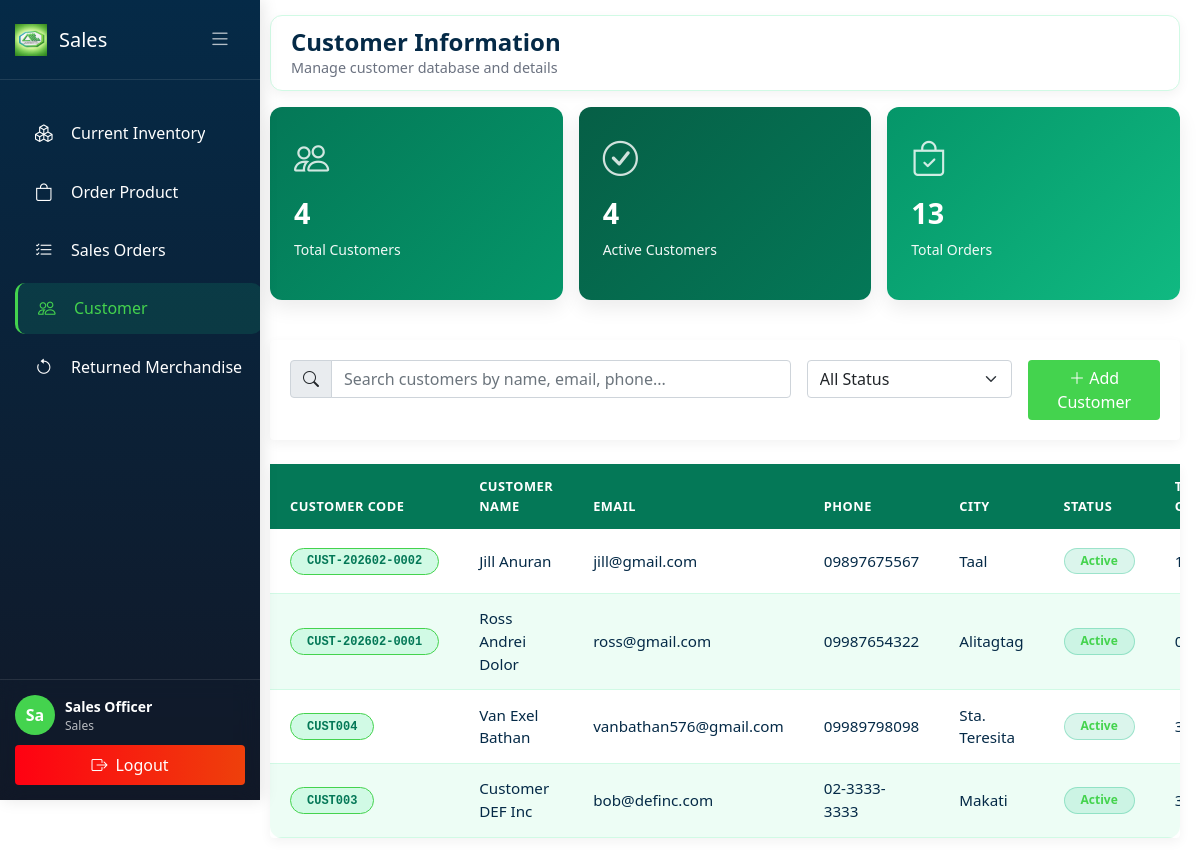
/Sales/customer.php (signed in), run on the app's committed database.
### tables this page shows
CREATE TABLE `customers` (
  `customer_id` int(11) NOT NULL,
  `customer_name` varchar(100) NOT NULL,
  `customer_code` varchar(50) NOT NULL,
  `contact_person` varchar(100) DEFAULT NULL,
  `email` varchar(100) DEFAULT NULL,
  `phone_number` varchar(20) DEFAULT NULL,
  `address` varchar(255) DEFAULT NULL,
  `city` varchar(50) DEFAULT NULL,
  `longitude` decimal(10,6) DEFAULT NULL,
  `latitude` decimal(10,8) DEFAULT NULL,
  `credit_limit` decimal(12,2) DEFAULT 0.00,
  `credit_used` decimal(12,2) DEFAULT 0.00,
  `status` enum('active','inactive','suspended') DEFAULT 'active',
  `created_at` timestamp NOT NULL DEFAULT current_timestamp(),
  `updated_at` timestamp NOT NULL DEFAULT current_timestamp() ON UPDATE current_timestamp(),
  `branch_id` int(11) DEFAULT NULL,
  `full_address` text DEFAULT NULL,
  `delivery_instructions` text DEFAULT NULL
);

### Sales/customer.php (the view, shortened to what this page needs)
<?php
require_once '../config/database.php';
require_once '../config/session_handler.php';
$user_name = isset($_SESSION['first_name']) ? $_SESSION['first_name'] . ' ' . $_SESSION['last_name'] : 'Sales User';
$user_role = isset($_SESSION['role']) ? $_SESSION['role'] : 'sales';
$branch_id = $_SESSION['branch_id'] ?? 0;
$view_all_branches = $_SESSION['view_all_branches'] ?? false;
$branch_column_exists = false;
$check_column = $conn->query("SHOW COLUMNS FROM customers LIKE 'branch_id'");
if ($check_column && $check_column->num_rows > 0) {
    $branch_column_exists = true;
}
$customers = [];
if ($branch_column_exists) {
    if ($view_all_branches) {
        $query = "SELECT c.*, COUNT(so.so_id) as total_orders
                  FROM customers c
                  LEFT JOIN sales_orders so ON c.customer_id = so.customer_id
                  WHERE c.status = 'active'
                  GROUP BY c.customer_id
                  ORDER BY c.created_at DESC";
    } else {
        $query = "SELECT c.*, COUNT(so.so_id) as total_orders
                  FROM customers c
                  LEFT JOIN sales_orders so ON c.customer_id = so.customer_id
                  WHERE c.status = 'active' AND c.branch_id = $branch_id
                  GROUP BY c.customer_id
                  ORDER BY c.created_at DESC";
    }
}
$result = $conn->query($query);
if ($result) {
    $customers = $result->fetch_all(MYSQLI_ASSOC);
}
$total_customers = 0;
$active_customers = 0;
$total_orders = 0;
if ($branch_column_exists) {
    if ($view_all_branches) {
        $stats_query = "SELECT
                        COUNT(*) as total,
                        SUM(CASE WHEN status = 'active' THEN 1 ELSE 0 END) as active
                        FROM customers";
    } else {
        $stats_query = "SELECT
                        COUNT(*) as total,
                        SUM(CASE WHEN status = 'active' THEN 1 ELSE 0 END) as active
                        FROM customers
                        WHERE branch_id = $branch_id";
    }
} else {
    $stats_query = "SELECT
                    COUNT(*) as total,
                    SUM(CASE WHEN status = 'active' THEN 1 ELSE 0 END) as active
                    FROM customers";
}
$stats_result = $conn->query($stats_query);
if ($stats_result) {
    $stats = $stats_result->fetch_assoc();
    $total_customers = $stats['total'] ?? 0;
    $active_customers = $stats['active'] ?? 0;
}
$orders_query = "SELECT COUNT(*) as total_orders FROM sales_orders";
$orders_result = $conn->query($orders_query);
if ($orders_result) {
    $orders_stats = $orders_result->fetch_assoc();
    $total_orders = $orders_stats['total_orders'] ?? 0;
}
?>
<!DOCTYPE html>
<html lang="en">
<head>
    <link rel="stylesheet" href="../css/sales.css">
    <link href="https://cdn.jsdelivr.net/npm/bootstrap@5.1.3/dist/css/bootstrap.min.css" rel="stylesheet">
    <link rel="stylesheet" href="https://cdn.jsdelivr.net/npm/bootstrap-icons@1.8.1/font/bootstrap-icons.css">
    <link rel="stylesheet" href="https://unpkg.com/leaflet@1.9.4/dist/leaflet.css" />
</head>
<body>
    <div id="appPage">
        <div class="sidebar" id="sidebar">
            <div class="sidebar-header">
                <h3>
                    <button class="desktop-toggle-btn" id="desktopToggleBtn">
                        <i class="bi bi-list" id="toggleIcon"></i>
                    </button>
                    <img src="../Pictures/amgc3DLogo.png" alt="Logo" class="logo-icon">
                    <span class="nav-text">Sales</span>
                </h3>
            </div>
            <div class="sidebar-menu">
                <ul class="nav flex-column">
                    <li class="nav-item">
                        <a class="nav-link" href="currentinventory.php">
                            <i class="bi bi-boxes"></i>
                            <span class="nav-text">Current Inventory</span>
                        </a>
                    </li>
                    <li class="nav-item">
                        <a class="nav-link" href="orderproduct.php">
                            <i class="bi bi-bag"></i>
                            <span class="nav-text">Order Product</span>
                        </a>
                    </li>
                    <li class="nav-item">
                        <a class="nav-link" href="sales_order.php">
                            <i class="bi bi-list-check"></i>
                            <span class="nav-text">Sales Orders</span>
                        </a>
                    </li>
                    <li class="nav-item">
                        <a class="nav-link active" href="customer.php">
                            <i class="bi bi-people"></i>
                            <span class="nav-text">Customer</span>
                        </a>
                    </li>
                    <li class="nav-item">
                        <a class="nav-link" href="returnedmerchandise.php">
                            <i class="bi bi-arrow-counterclockwise"></i>
                            <span class="nav-text">Returned Merchandise</span>
                        </a>
                    </li>
                </ul>
            </div>
            <div class="sidebar-footer">
                <div class="user-profile-sidebar">
                    <div class="user-avatar-sidebar"><?php echo substr($user_name, 0, 2); ?></div>
                    <div class="user-details-sidebar">
                        <span class="user-name-sidebar"><?php echo htmlspecialchars($user_name); ?></span>
                        <span class="user-role-sidebar">
                            <?php echo htmlspecialchars(ucfirst($user_role)); ?>
                        </span>
                    </div>
                </div>
                <button class="logout-btn-sidebar" onclick="logout()">
                    <i class="bi bi-box-arrow-right"></i>
                    <span class="logout-text">Logout</span>
                </button>
            </div>
        </div>
        <div class="main-content">
            <div class="navbar-top">
                <div class="page-title">
                    <h2>Customer Information</h2>
                    <p>Manage customer database and details</p>
                </div>
            </div>
            <div class="row g-3 mb-4">
                <div class="col-md-4 mb-3">
                    <div class="stat-card customers">
                        <div class="stat-icon">
                            <i class="bi bi-people"></i>
                        </div>
                        <div>
                            <div class="stat-value"><?php echo $total_customers; ?></div>
                            <div class="stat-label">Total Customers</div>
                        </div>
                    </div>
                </div>
                <div class="col-md-4 mb-3">
                    <div class="stat-card complete">
                        <div class="stat-icon">
                            <i class="bi bi-check-circle"></i>
                        </div>
                        <div>
                            <div class="stat-value"><?php echo $active_customers; ?></div>
                            <div class="stat-label">Active Customers</div>
                        </div>
                    </div>
                </div>
                <div class="col-md-4 mb-3">
                    <div class="stat-card sales">
                        <div class="stat-icon">
                            <i class="bi bi-bag-check"></i>
                        </div>
                        <div>
                            <div class="stat-value"><?php echo $total_orders; ?></div>
                            <div class="stat-label">Total Orders</div>
                        </div>
                    </div>
                </div>
            </div>
            <div class="card mb-4">
                <div class="card-body">
                    <div class="row g-3">
                        <div class="col-md-7">
                            <div class="input-group">
                                <span class="input-group-text">
                                    <i class="bi bi-search"></i>
                                </span>
                                <input type="text" class="form-control" id="searchInput" placeholder="Search customers by name, email, phone...">
                            </div>
                        </div>
                        <div class="col-md-3">
                            <select class="form-select" id="statusFilter">
                                <option value="">All Status</option>
                            </select>
                        </div>
                        <div class="col-md-2">
                            <button class="btn btn-primary w-100" data-bs-toggle="modal" data-bs-target="#addCustomerModal">
                                <i class="bi bi-plus-lg"></i> Add Customer
                            </button>
                        </div>
                    </div>
                </div>
            </div>
            <div class="card">
                <div class="table-responsive">
                    <table class="table table-hover mb-0">
                        <thead class="table-light">
                            <tr>
                                <th>Customer Code</th>
                                <th>Customer Name</th>
                                <th>Email</th>
                                <th>Phone</th>
                                <th>City</th>
                                <th>Status</th>
                                <th>Total Orders</th>
                            </tr>
                        </thead>
                        <tbody>
                            <?php if (count($customers) > 0): ?>
                                <?php foreach ($customers as $customer): ?>
                                <tr>
                                    <td><span class="badge bg-light text-dark"><?php echo htmlspecialchars($customer['customer_code']); ?></span></td>
                                    <td><?php echo htmlspecialchars($customer['customer_name']); ?></td>
                                    <td><?php echo htmlspecialchars($customer['email']); ?></td>
                                    <td><?php echo htmlspecialchars($customer['phone_number']); ?></td>
                                    <td><?php echo htmlspecialchars($customer['city']); ?></td>
                                    <td>
                                        <?php
                                        $status_badge = [
                                            'active' => 'bg-success',
                                            'inactive' => 'bg-danger',
                                            'pending' => 'bg-warning'
                                        ];
                                        $status_color = $status_badge[$customer['status']] ?? 'bg-secondary';
                                        ?>
                                        <span class="badge <?php echo $status_color; ?>">
                                            <?php echo ucfirst($customer['status']); ?>
                                        </span>
                                    </td>
                                    <td><?php echo $customer['total_orders'] ?? 0; ?></td>
                                </tr>
                                <?php endforeach; ?>
                            <?php else: ?>
                                <tr>
                                    <td colspan="8" class="text-center text-muted py-4">No customers found</td>
                                </tr>
                            <?php endif; ?>
                        </tbody>
                    </table>
                </div>
            </div>
        </div>
    </div>
</body>
</html>

### data on the page
customers: customer_code "CUST-202602-0002", customer_name "Jill Anuran", email "jill@gmail.com", phone_number "09897675567", city "Taal", status "Active"
customers: customer_code "CUST-202602-0001", customer_name "Ross Andrei Dolor", email "ross@gmail.com", phone_number "09987654322", city "Alitagtag", status "Active"
customers: customer_code "CUST004", customer_name "Van Exel Bathan", email "vanbathan576@gmail.com", phone_number "09989798098", city "Sta. Teresita", status "Active"
customers: customer_code "CUST003", customer_name "Customer DEF Inc", email "bob@definc.com", phone_number "02-3333-3333", city "Makati", status "Active"

### other printed values
substr($user_name, 0, 2) "Sa"
$user_name "Sales Officer"
$user_role "Sales"
$total_customers "4"
$active_customers "4"
$total_orders "13"
